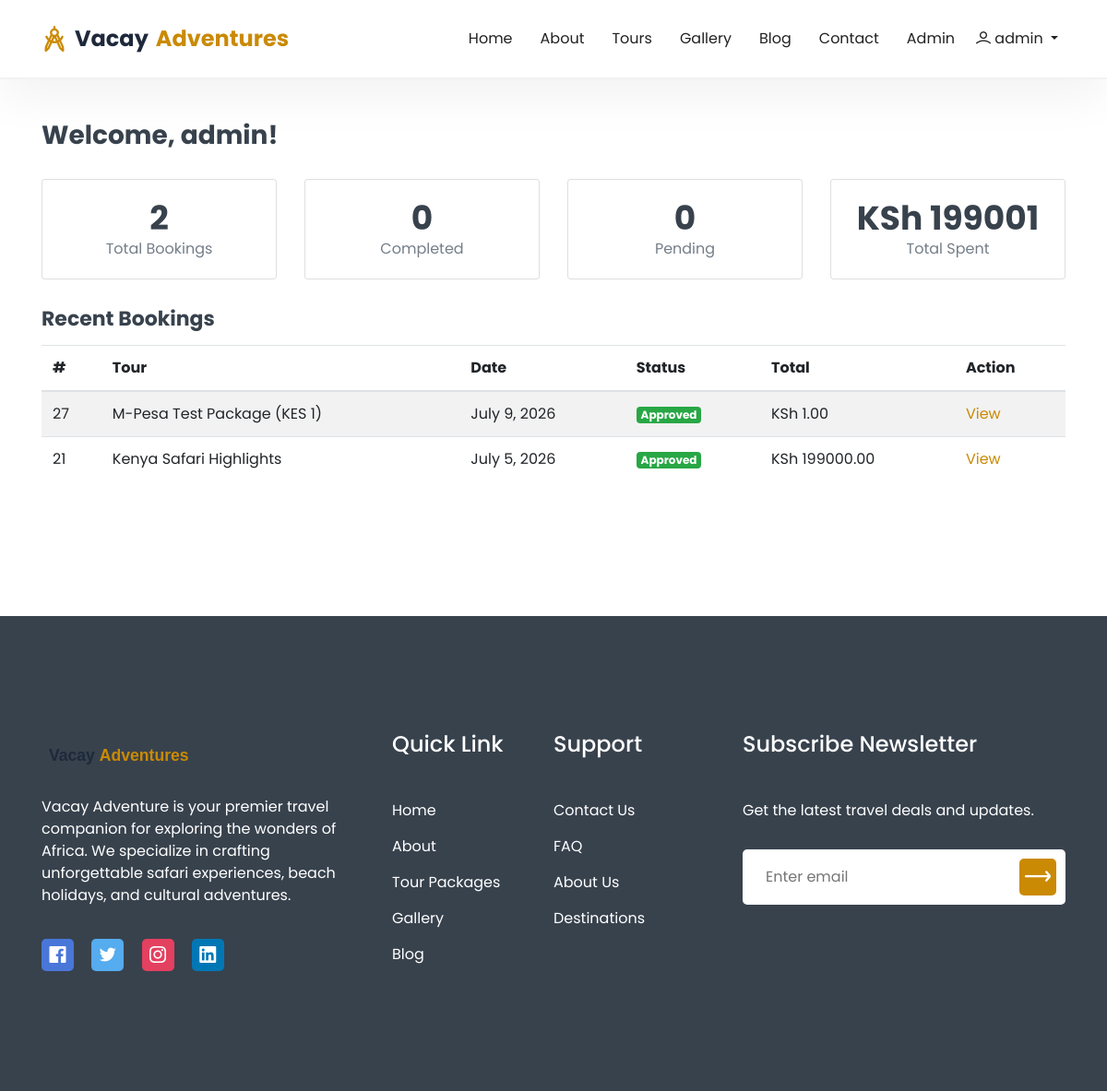
The page /dashboard/ (signed in) on the database its author committed.
### bookings/models.py (models this page shows, shortened)
class Booking(models.Model):
    STATUS_CHOICES = [
        ('pending', 'Pending'),
        ('approved', 'Approved'),
        ('cancelled', 'Cancelled'),
        ('completed', 'Completed'),
    ]
    user = models.ForeignKey(User, on_delete=models.CASCADE, related_name='bookings')
    tour = models.ForeignKey(TourPackage, on_delete=models.CASCADE, related_name='bookings')
    travel_date = models.DateField()
    adults = models.IntegerField(default=1)
    children = models.IntegerField(default=0)
    special_requests = models.TextField(blank=True)
    total_price = models.DecimalField(max_digits=12, decimal_places=2)
    status = models.CharField(max_length=20, choices=STATUS_CHOICES, default='pending')
    booking_date = models.DateTimeField(auto_now_add=True)
    updated_at = models.DateTimeField(auto_now=True)
    class Meta:
        ordering = ['-booking_date']

### tours/models.py (models this page shows, shortened)
class TourPackage(models.Model):
    DIFFICULTY_CHOICES = [('easy', 'Easy'), ('moderate', 'Moderate'), ('challenging', 'Challenging')]
    CATEGORY_CHOICES = [
        ('safari', 'Safari'), ('beach', 'Beach'), ('cultural', 'Cultural'),
        ('adventure', 'Adventure'), ('wildlife', 'Wildlife'), ('luxury', 'Luxury'),
    ]
    STATUS_CHOICES = [('draft', 'Draft'), ('published', 'Published')]
    destination = models.ForeignKey(Destination, on_delete=models.SET_NULL, null=True, related_name='tours')
    title = models.CharField(max_length=300)
    slug = models.SlugField(unique=True, blank=True)
    description = models.TextField()
    duration_days = models.IntegerField()
    duration_nights = models.IntegerField(default=0)
    price = models.DecimalField(max_digits=12, decimal_places=2)
    discount_price = models.DecimalField(max_digits=12, decimal_places=2, blank=True, null=True)
    max_guests = models.IntegerField(default=20)
    available_seats = models.IntegerField(default=20)
    difficulty = models.CharField(max_length=20, choices=DIFFICULTY_CHOICES, default='moderate')
    category = models.CharField(max_length=50, choices=CATEGORY_CHOICES, default='safari')
    hotel = models.ForeignKey(Hotel, on_delete=models.SET_NULL, null=True, blank=True, related_name='tours')
    vehicle = models.ForeignKey(Vehicle, on_delete=models.SET_NULL, null=True, blank=True, related_name='tours')
    guide = models.ForeignKey(TourGuide, on_delete=models.SET_NULL, null=True, blank=True, related_name='tours')
    included_services = models.TextField(blank=True, help_text='List items separated by newline')
    excluded_services = models.TextField(blank=True, help_text='List items separated by newline')
    image = models.ImageField(upload_to='tours/', blank=True, null=True, help_text='Main tour image (shown in listings). Individual gallery images below.')
    meeting_point = models.CharField(max_length=500, blank=True)
    start_date = models.DateField(blank=True, null=True)
    end_date = models.DateField(blank=True, null=True)
    itinerary = models.TextField(blank=True, help_text='Day-by-day itinerary')
    status = models.CharField(max_length=20, choices=STATUS_CHOICES, default='published')
    is_featured = models.BooleanField(default=False)
    created_at = models.DateTimeField(auto_now_add=True)
    updated_at = models.DateTimeField(auto_now=True)
    class Meta:
        ordering = ['-created_at']

### core/models.py (models this page shows, shortened)
class SiteSetting(models.Model):
    site_name = models.CharField(max_length=200, default='Vacay Adventure')
    tagline = models.CharField(max_length=500, blank=True)
    logo = models.ImageField(upload_to='settings/', blank=True, null=True)
    favicon = models.ImageField(upload_to='settings/', blank=True, null=True)
    email = models.EmailField(blank=True)
    phone = models.CharField(max_length=20, blank=True)
    address = models.CharField(max_length=500, blank=True)
    facebook = models.URLField(blank=True)
    twitter = models.URLField(blank=True)
    instagram = models.URLField(blank=True)
    linkedin = models.URLField(blank=True)
    youtube = models.URLField(blank=True)
    about_short = models.TextField(blank=True)
    about_image = models.ImageField(upload_to='settings/', blank=True, null=True)
    trips_done = models.IntegerField(default=0)
    corporate_clients = models.IntegerField(default=0)
    visited_countries = models.IntegerField(default=0)
    team_members = models.IntegerField(default=0)
    hero_video_url = models.URLField(blank=True, help_text='Direct MP4 URL for the hero background video. Leave blank for default safari video.')
    created_at = models.DateTimeField(auto_now_add=True)
    updated_at = models.DateTimeField(auto_now=True)
    class Meta:
        verbose_name = 'Site Setting'
        verbose_name_plural = 'Site Settings'

### dashboard/views.py (the view)
# urls.py: path('', views.customer_dashboard, name='customer_dashboard'),
@login_required
def customer_dashboard(request):
    user = request.user
    bookings = Booking.objects.filter(user=user).order_by('-booking_date')[:10]
    booking_count = Booking.objects.filter(user=user).count()
    completed_bookings = Booking.objects.filter(user=user, status='completed').count()
    pending_bookings = Booking.objects.filter(user=user, status='pending').count()
    total_spent = Payment.objects.filter(booking__user=user, status='completed').aggregate(total=Sum('amount'))['total'] or 0
    context = {
        'bookings': bookings, 'booking_count': booking_count,
        'completed_bookings': completed_bookings, 'pending_bookings': pending_bookings,
        'total_spent': total_spent,
    }
    return render(request, 'dashboard/customer_dashboard.html', context)

### templates/dashboard/customer_dashboard.html (shortened to what this page needs)
{% extends 'base.html' %}
{% load static %}
{% block content %}
<section class="pt-130 pb-130">
    <div class="container">
        <h3 class="mb-30">Welcome, {{ user.get_full_name|default:user.username }}!</h3>
        <div class="row">
            <div class="col-lg-3 col-md-6">
                <div class="card text-center mb-30">
                    <div class="card-body">
                        <h2>{{ booking_count }}</h2>
                        <p>Total Bookings</p>
                    </div>
                </div>
            </div>
            <div class="col-lg-3 col-md-6">
                <div class="card text-center mb-30">
                    <div class="card-body">
                        <h2>{{ completed_bookings }}</h2>
                        <p>Completed</p>
                    </div>
                </div>
            </div>
            <div class="col-lg-3 col-md-6">
                <div class="card text-center mb-30">
                    <div class="card-body">
                        <h2>{{ pending_bookings }}</h2>
                        <p>Pending</p>
                    </div>
                </div>
            </div>
            <div class="col-lg-3 col-md-6">
                <div class="card text-center mb-30">
                    <div class="card-body">
                        <h2>KSh {{ total_spent }}</h2>
                        <p>Total Spent</p>
                    </div>
                </div>
            </div>
        </div>
        <div class="row">
            <div class="col-12">
                <h4>Recent Bookings</h4>
                {% if bookings %}
                <div class="table-responsive mt-15">
                    <table class="table table-striped">
                        <thead>
                            <tr>
                                <th>#</th>
                                <th>Tour</th>
                                <th>Date</th>
                                <th>Status</th>
                                <th>Total</th>
                                <th>Action</th>
                            </tr>
                        </thead>
                        <tbody>
                            {% for booking in bookings %}
                            <tr>
                                <td>{{ booking.id }}</td>
                                <td>{{ booking.tour.title }}</td>
                                <td>{{ booking.travel_date }}</td>
                                <td><span class="badge badge-{% if booking.status == 'approved' %}success{% elif booking.status == 'pending' %}warning{% else %}danger{% endif %}">{{ booking.get_status_display }}</span></td>
                                <td>KSh {{ booking.total_price }}</td>
                                <td><a href="{% url 'bookings:booking_detail' booking.id %}">View</a></td>
                            </tr>
                            {% empty %}
                            <tr><td colspan="6">No bookings yet.</td></tr>
                            {% endfor %}
                        </tbody>
                    </table>
                </div>
                {% else %}
                <p>No bookings yet. <a href="{% url 'tour_list' %}">Book a tour now!</a></p>
                {% endif %}
            </div>
        </div>
    </div>
</section>
{% endblock %}

### templates/includes/navbar.html (shortened to what this page needs)
{% load static %}
<section class="header_area">
    <div class="header_navbar">
        <div class="container">
            <div class="row">
                <div class="col-lg-12">
                    <nav class="navbar navbar-expand-lg">
                        <a class="navbar-brand" href="/" style="font-size:24px;font-weight:700;color:#1e293b;display:flex;align-items:center;gap:8px">
                            <i class="lni lni-compass" style="color:#ca8a04;font-size:28px"></i>
                            Vacay <span style="color:#ca8a04">Adventures</span>
                        </a>
                        <div class="collapse navbar-collapse sub-menu-bar" id="navbarSupportedContent">
                            <ul id="nav" class="navbar-nav ml-auto">
                                <li class="nav-item {% if request.path == '/' %}active{% endif %}">
                                    <a class="page-scroll" href="/">Home</a>
                                </li>
                                <li class="nav-item {% if '/about' in request.path %}active{% endif %}">
                                    <a class="page-scroll" href="/about/">About</a>
                                </li>
                                <li class="nav-item {% if '/tours' in request.path or '/destinations' in request.path %}active{% endif %}">
                                    <a class="page-scroll" href="/tours/">Tours</a>
                                </li>
                                <li class="nav-item {% if '/gallery' in request.path %}active{% endif %}">
                                    <a class="page-scroll" href="/gallery/">Gallery</a>
                                </li>
                                <li class="nav-item {% if '/blog' in request.path %}active{% endif %}">
                                    <a class="page-scroll" href="/blog/">Blog</a>
                                </li>
                                <li class="nav-item {% if '/contact' in request.path %}active{% endif %}">
                                    <a class="page-scroll" href="/contact/">Contact</a>
                                </li>
                                {% if user.is_authenticated %}
                                {% if user.is_staff %}
                                <li class="nav-item {% if '/dashboard/admin' in request.path %}active{% endif %}">
                                    <a class="page-scroll" href="{% url 'dashboard:admin_dashboard' %}">Admin</a>
                                </li>
                                {% endif %}
                                <li class="nav-item dropdown">
                                    <a class="nav-link dropdown-toggle" href="#" id="userDropdown" role="button" data-toggle="dropdown" aria-haspopup="true" aria-expanded="false">
                                        <i class="lni lni-user"></i> {{ user.username }}
                                    </a>
                                </li>
                                {% else %}
                                <li class="nav-item">
                                    <a class="page-scroll" href="{% url 'accounts:login' %}" style="padding:30px 20px;color:#ca8a04;font-weight:600;display:inline-block;border:2px solid #ca8a04;border-radius:6px;line-height:1">Login</a>
                                </li>
                                {% endif %}
                            </ul>
                        </div>
                    </nav>
                </div>
            </div>
        </div>
    </div>
</section>

### templates/includes/footer.html (shortened to what this page needs)
{% load static %}
<section id="footer" class="footer_area">
    <div class="footer_widget pt-80 pb-130">
        <div class="container">
            <div class="row">
                <div class="col-lg-4 col-md-6 order-md-1 order-lg-1">
                    <div class="footer_about mt-50">
                        <a href="/">
                            {% if site_settings and site_settings.logo %}
                            <img src="{{ site_settings.logo.url }}" alt="{{ site_settings.site_name }}" height="40">
                            {% else %}
                            <img src="{% static 'images/logo.svg' %}" alt="Vacay Adventure" height="40">
                            {% endif %}
                        </a>
                        <p>{{ site_settings.about_short|default:'Explore the world with confidence. Vacay Adventure offers unforgettable travel experiences across Africa.' }}</p>
                        <ul class="social">
                            {% if site_settings.facebook %}<li><a class="social_1" href="{{ site_settings.facebook }}"><i class="lni lni-facebook-original"></i></a></li>{% endif %}
                            {% if site_settings.twitter %}<li><a class="social_2" href="{{ site_settings.twitter }}"><i class="lni lni-twitter-original"></i></a></li>{% endif %}
                            {% if site_settings.instagram %}<li><a class="social_3" href="{{ site_settings.instagram }}"><i class="lni lni-instagram-original"></i></a></li>{% endif %}
                            {% if site_settings.linkedin %}<li><a class="social_4" href="{{ site_settings.linkedin }}"><i class="lni lni-linkedin-original"></i></a></li>{% endif %}
                        </ul>
                    </div>
                </div>
                <div class="col-lg-4 col-md-12 order-md-3 order-lg-2">
                    <div class="footer_link_wrapper d-flex flex-wrap">
                        <div class="footer_link mt-45">
                            <h4 class="footer_title">Quick Link</h4>
                            <ul class="link">
                                <li><a href="/">Home</a></li>
                                <li><a href="/about/">About</a></li>
                                <li><a href="/tours/">Tour Packages</a></li>
                                <li><a href="/gallery/">Gallery</a></li>
                                <li><a href="/blog/">Blog</a></li>
                            </ul>
                        </div>
                        <div class="footer_link mt-45">
                            <h4 class="footer_title">Support</h4>
                            <ul class="link">
                                <li><a href="/contact/">Contact Us</a></li>
                                <li><a href="/faq/">FAQ</a></li>
                                <li><a href="/about/">About Us</a></li>
                                <li><a href="/destinations/">Destinations</a></li>
                            </ul>
                        </div>
                    </div>
                </div>
                <div class="col-lg-4 col-md-6 order-md-2 order-lg-3">
                    <div class="footer_subscribe mt-45">
                        <h4 class="footer_title">Subscribe Newsletter</h4>
                        <p>Get the latest travel deals and updates.</p>
                        <div class="subscribe_form">
                            <form action="{% url 'newsletter_subscribe' %}" method="POST">
                                <input type="email" name="email" placeholder="Enter email" required>
                                <button type="submit"><i class="lni lni-arrow-right"></i></button>
                            </form>
                        </div>
                    </div>
                </div>
            </div>
        </div>
    </div>
</section>

### rows shown on the page
Booking: id "27", tour "M-Pesa Test Package (KES 1)", travel_date "July 9, 2026", status "Approved", total_price "1.00"
Booking: id "21", tour "Kenya Safari Highlights", travel_date "July 5, 2026", status "Approved", total_price "199000.00"
SiteSetting: about_short "Vacay Adventure is your premier travel companion for exploring the wonders of Africa. We specialize in crafting unforgettable safari experiences, beach holidays, and cultural adventures."

### other values the page prints
{{ user.username }} "admin"
{{ user.get_full_name|default:user.username }} "admin"
{{ booking_count }} "2"
{{ completed_bookings }} "0"
{{ pending_bookings }} "0"
{{ total_spent }} "199001"
